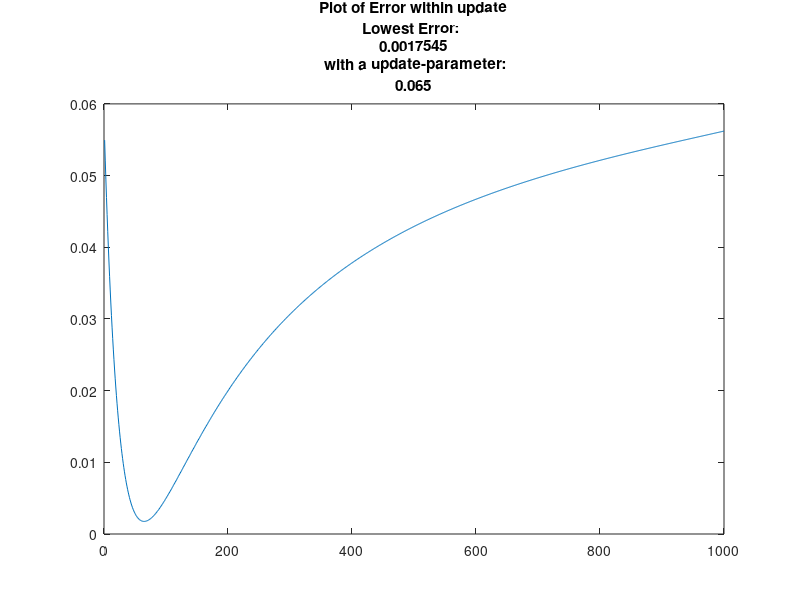

Reproduce this figure in MATLAB.
%          Exhaustive search parameter tuning   Assignment Week 5
%          Sander Martijn Kerkdijk               Max Turpijn
%          Course: Behaviour Dynamics in social Networks 
%               Vrije Universiteit Amsterdam 2015
%                    Copying will be punished

% INITIALIZATION

%   Load reference Dataset
load EmpiricalData.mat;

%   Load given Weights of the edges.
load WeightEdges.mat;

%   Calculate size of Given Matrix
Size = size(EmpiricalData);

%   Set Accurancy of the search
Accurancy = 0.001;

%   Set Maximum Update
MaximumUpdate = 1;

%   Initialize first step
StepSize = 1;

%   Initialize First Atempt of an parameter
TriedUpdateParameters = 1;

%   Initialize number of agents
NumberAgents = Size(1,2);

%   Set endtime
EndTime = Size(1,1);

%   Make a Update Speed Parameter that goes up by every attempt
UpdateSpeedParameter = Accurancy;
 
%   Set the scalevector for every agent
ScaleVector = sum(WeightOfEdges,2);

%   Initialize AggImpact array
AggImpact = double(NumberAgents);

%   Initialize State matrix
State = zeros(EndTime,NumberAgents);

%   Initialize ErrorUpdateParameter Array (output of the errors + number of updateparameter
ErrorOfUpdateParameter = zeros((MaximumUpdate/Accurancy),1);

%   Set a initial error (High because of the threshold)
Error = 100;

%   Set a initial best value for the update parameter
BestValue = 0;

%   Begin Search
%   While loop with tried attempts for updateparameter in given range of maximum update / accurancy
while TriedUpdateParameters <= (MaximumUpdate/Accurancy)
    Steps = 1;
    
    %   Get first state from given reference dataset.
    State(1,:) = EmpiricalData(1,:);
    
    %   While Steps are Smaller then Endtime
    while Steps < EndTime 
        Steps = Steps + 1;
    %   calculate AGGIMPACT
        for agent = 1:NumberAgents
            ssum = 0;
            AggImpact(agent) = 0;
            %   calculate SUM
             for agents = 1:NumberAgents
                ssum = ssum + ((WeightOfEdges(agent,agents)*State((Steps-1),agents)));  
             end
            %   Add find sum to given agent by aggimpact(t) + (SSUM/ScaledVector)
            AggImpact(agent) = AggImpact(agent) +((ssum)/ScaleVector(agent)); 
        end 
            for agents = 1:NumberAgents
                %   Determine the opinions
                %   State (t+1) = State(t) + ((UpdateParameter * AggImpact)- State(t)
                State(Steps,agents) = State((Steps-1),agents) + (UpdateSpeedParameter*((AggImpact(agents) - State((Steps-1),agents))));    
            end
    end
    
    
   %    Calculate the Mean Square Error 
   
   %    D = absolute value of (givenDataset - last produced state) POWER 2
   D = abs(EmpiricalData-State).^2;
   
   %    Mean Square Error = Sum of D/number of elements in given dataset
   MSE = sum(D(:))/numel(EmpiricalData); 
   
   %    Put the MSE into the Matrix ErrorUpdateParameter 
   ErrorOfUpdateParameter(TriedUpdateParameters,1) = MSE;
   
   %    Higher the TriedUpdateParamaters with 1
   TriedUpdateParameters = TriedUpdateParameters +1;
   %    Update the UpdateSpeedParameter with the given Accurancy
   UpdateSpeedParameter = UpdateSpeedParameter + Accurancy;
   
end  

%       Find the minimum error between the given set and a applied UpdateParameter
[MinimumError,PositionOfSmallestError] = min(ErrorOfUpdateParameter);

%       Convert row number to real value
ValueOfMinimalError = (PositionOfSmallestError * Accurancy);


%       Plot the X of the UpdateParameterValue and Y UpdateParameterError
plot(ErrorOfUpdateParameter);
title({'Plot of Error within update', 'Lowest Error: ',num2str(MinimumError),' with a update-parameter:',num2str(ValueOfMinimalError)});

